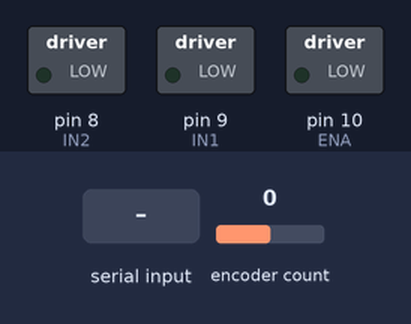
Bench run of a sketch on a simulated Arduino Uno, built with avr-gcc and run on an emulated ATmega328P. On the bench: switched loads named in the sketch (green lamp = pin HIGH). Inputs (shaded band) come from the test bench; at power-on: encoder count 0. What the sketch prints to the serial monitor is not drawn.

Above: at 1.2 s.
1.3 s: "90,45\n" received over Serial
At 2.0 s:
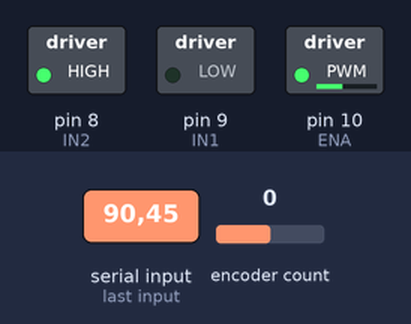
2.8 s: "30,150\n" received over Serial
At 3.1 s:
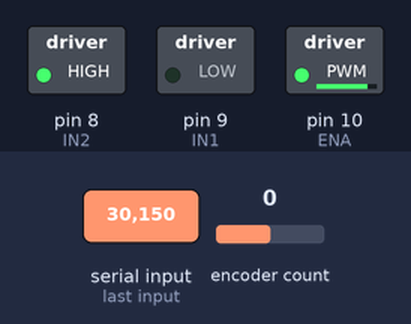
4.3 s: "90\n" received over Serial
At 6.1 s:
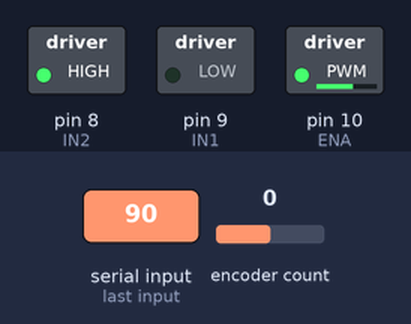
Timing chart, 0 to 7.6 s (numbered marks = the images above; inputs shaded):
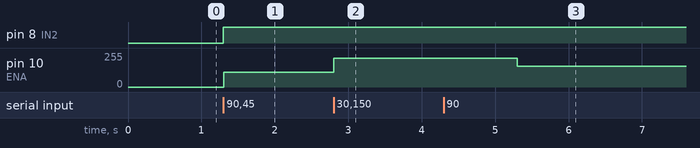

Measured:
- after the input at 1.3 s, pin 8 (IN2): LOW → HIGH at once; pin 10 (ENA): 0/255 → 110/255 at once
- after the input at 2.8 s, pin 10 (ENA): 110/255 → 215/255 at once
- after the input at 4.3 s, pin 10 (ENA): 215/255 → 155/255 after 1.0 s

The sketch:

Code_ponndule.ino
```cpp
// Include the AccelStepper Library
#include <Encoder.h>
// Define pin connections
#define IN1 9
#define IN2 8
#define ENA 10

double LONGUEUR_PENDULE = 500;
double Deplacement = 0;
// Broches de l'encodeur
const int pinEncodeurA = 2;
const int pinEncodeurB = 3;
int resolutionEncodeur = 1600;
float pos;
Encoder encodeur(pinEncodeurA, pinEncodeurB);

// Constantes du PID
float correction = 0;
float positionCible = 0;

void setup() {
  Serial.begin(500000);
  // set the maximum speed, acceleration factor,
  // initial speed
  pinMode(IN1, OUTPUT);
   pinMode(IN2, OUTPUT);
   pinMode(ENA, OUTPUT);
}

void loop() {
  // Vérifier si des données sont disponibles sur le port série
  if (Serial.available() > 0) {
    Deplacement = Serial.parseInt();
  }
  // Change direction once the motor reaches target position
  if ( Deplacement > 0) {
    digitalWrite(8, HIGH);
    digitalWrite(9, LOW);
    if (355> Deplacement > 190) {
     Deplacement = 190;
    }/*else if(Output > 355) {
      digitalWrite(8, LOW);
      digitalWrite(9, LOW);
      }*/
      analogWrite(ENA,  Deplacement+65);
  }

  if ( Deplacement < 0) {
    //Output = -Output;
    digitalWrite(8, LOW);
    digitalWrite(9, HIGH);
     if (355 > abs( Deplacement) > 190) {
         Deplacement = 190;
  }

    analogWrite(ENA, abs(Deplacement)+65);
  }
  int ticks = encodeur.read();
  pos = 360.0 * (float)ticks / resolutionEncodeur;

  //Serial.println(myStepper.currentPosition());
  Serial.println(pos);
}
```
